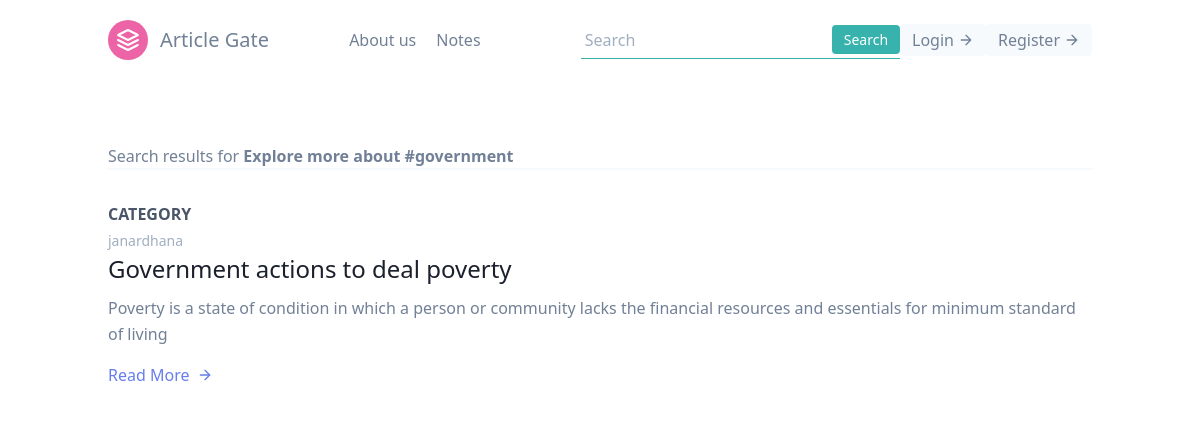
Screenshot of /article/tag/government with the database file from the repository.
### article/models.py (models this page shows, shortened)
class Post(models.Model):
    title = models.CharField(max_length=50)
    about = models.CharField(default="",max_length=200)
    content = RichTextField(blank=True, null=True)
    author = models.ForeignKey(User, on_delete=models.CASCADE, blank=True, null=True)
    date_posted = models.DateTimeField(default=timezone.now)
    likes = models.IntegerField(default=0)
    views = models.IntegerField(default=0)
    tags  = models.CharField(default="",max_length=150)

### article/views.py (the view)
# urls.py: path('article/tag/<str:tagname>',views.tagName,name='tagName'),
def tagName(request, tagname):
    list_tag_obj = []
    objs = Post.objects.all()
    for obj in objs:
        if obj.tags == tagname:
            list_tag_obj.append(obj)
    context = {
        'list_tag_obj':list_tag_obj,
        'tagname':tagname
    }
    return render(request, 'article/tag_search.html', context)

### article/templates/article/tag_search.html (shortened to what this page needs)
<!DOCTYPE html>
<html lang="en">
<head>
  <link href="https://unpkg.com/tailwindcss@^1.0/dist/tailwind.min.css" rel="stylesheet">
</head>
<body>
  <header class="text-gray-600 body-font">
    <div class="container mx-auto flex flex-wrap p-5 flex-col md:flex-row items-center">
      <a class="flex title-font font-medium items-center text-gray-900 mb-4 md:mb-0">
        <svg xmlns="http://www.w3.org/2000/svg" fill="none" stroke="currentColor" stroke-linecap="round"
          stroke-linejoin="round" stroke-width="2" class="w-10 h-10 text-white p-2 bg-pink-500 rounded-full"
          viewBox="0 0 24 24">
          <path d="M12 2L2 7l10 5 10-5-10-5zM2 17l10 5 10-5M2 12l10 5 10-5"></path>
        </svg>
        <a href="{% url 'article:article-home' %}"> <span class="ml-3 text-xl">Article Gate</span></a>
      </a>
      <nav class="md:ml-auto md:mr-auto flex flex-wrap items-center text-base justify-center">
        <a class="mr-5 hover:text-gray-900">About us</a>
        <a class="mr-5 hover:text-gray-900">Notes </a>
      </nav>
      <form method="get" action="/article/search">
        <div class="flex items-center border-b border-teal-500 py-1">
          <input
            class="appearance-none bg-transparent border-none w-full text-gray-700 mr-3 py-0 px-1 leading-tight focus:outline-none"
            type="text" placeholder="Search" aria-label="Full name" name="query" id="query">
          <button
            class="flex-shrink-0 bg-teal-500 hover:bg-teal-700 border-teal-500 hover:border-teal-700 text-sm border-4 text-white py-0 px-2 rounded"
            type="submit">
            Search
          </button>
        </div>
      </form>
      {% if user.is_authenticated %}
      <button
        class="inline-flex items-center bg-gray-100 border-0 py-1 px-3 focus:outline-none hover:bg-gray-200 rounded text-base mt-4 md:mt-0">
        <a href="{% url 'article:addArticle' %}">Create Post</a>
      </button>
      <button
        class="inline-flex items-center bg-gray-100 border-0 py-1 px-3 focus:outline-none hover:bg-gray-200 rounded text-base mt-4 md:mt-0">
        <a href="{% url 'profileView' %}">{{ user.username }}</a>
      </button>
      <button
        class="inline-flex items-center bg-gray-100 border-0 py-1 px-3 focus:outline-none hover:bg-gray-200 rounded text-base mt-4 md:mt-0">
        <a href="{% url 'login' %}">Logout</a>
        <svg fill="none" stroke="currentColor" stroke-linecap="round" stroke-linejoin="round" stroke-width="2"
          class="w-4 h-4 ml-1" viewBox="0 0 24 24">
          <path d="M5 12h14M12 5l7 7-7 7"></path>
        </svg>
      </button>
      {% else %}
      <button
        class="inline-flex items-center bg-gray-100 border-0 py-1 px-3 focus:outline-none hover:bg-gray-200 rounded text-base mt-4 md:mt-0">
        <a href="{% url 'login' %}">Login</a>
        <svg fill="none" stroke="currentColor" stroke-linecap="round" stroke-linejoin="round" stroke-width="2"
          class="w-4 h-4 ml-1" viewBox="0 0 24 24">
          <path d="M5 12h14M12 5l7 7-7 7"></path>
        </svg>
      </button>
      <button
        class="inline-flex items-center bg-gray-100 border-0 py-1 px-3 focus:outline-none hover:bg-gray-200 rounded text-base mt-4 md:mt-0">
        <a href="{% url 'signUp' %}">Register</a>
        <svg fill="none" stroke="currentColor" stroke-linecap="round" stroke-linejoin="round" stroke-width="2"
          class="w-4 h-4 ml-1" viewBox="0 0 24 24">
          <path d="M5 12h14M12 5l7 7-7 7"></path>
        </svg>
      </button>
      {% endif %}
    </div>
  </header>
  <section class="text-gray-600 body-font overflow-hidden">
    <div class="container px-5 py-24 mx-auto">
      <div class="-my-8 divide-y-2 divide-gray-100">
        <h3>Search results for <span style="font-weight: bold;"> Explore more about #{{ tagname }} </span></h3>
          {% for post in list_tag_obj %}
          <div class="py-8 flex flex-wrap md:flex-nowrap">
            <div class="md:w-64 md:mb-0 mb-6 flex-shrink-0 flex flex-col">
              <span class="font-semibold title-font text-gray-700">CATEGORY</span>
              <span class="mt-1 text-gray-500 text-sm">{{ post.author }}</span>
            </div>
            <div class="md:flex-grow">
              <h2 class="text-2xl font-medium text-gray-900 title-font mb-2"><a
                  href="{% url 'article:fullArticle' post.title post.id %}"> {{ post.title }}</a></h2>
              <p class="leading-relaxed">{{ post.about|safe }}</p>
              <a class="text-indigo-500 inline-flex items-center mt-4"
                href="{% url 'article:fullArticle' post.title post.id %}">Read More
                <svg class="w-4 h-4 ml-2" viewBox="0 0 24 24" stroke="currentColor" stroke-width="2" fill="none"
                  stroke-linecap="round" stroke-linejoin="round">
                  <path d="M5 12h14"></path>
                  <path d="M12 5l7 7-7 7"></path>
                </svg>
              </a>
            </div>
          </div>
          {% endfor %}
      </div>
    </div>
  </section>
</body>
</html>

### rows the page displays
Post: tags "government", author "janardhana", title "Government actions to deal poverty", about "Poverty is a state of condition in which a person or community lacks the financial resources and essentials for minimum standard of living"
